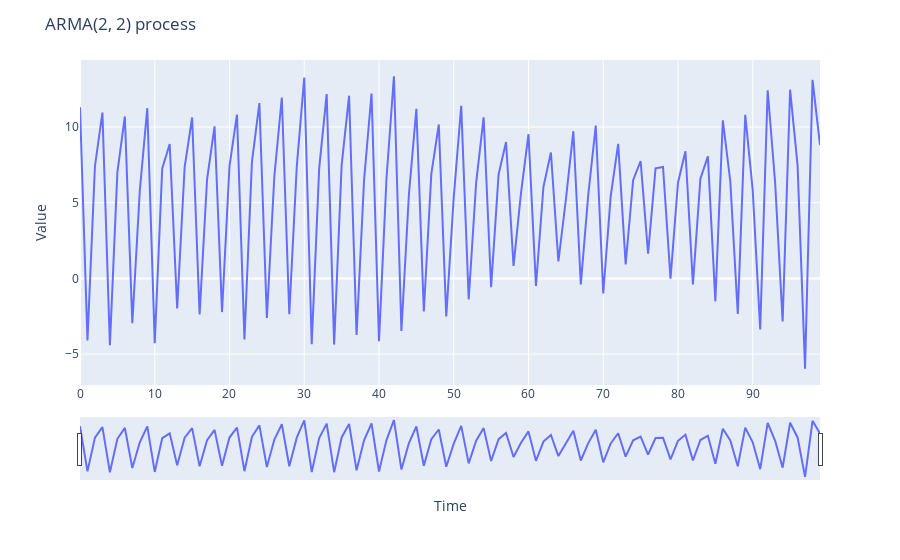

The notebook cell this image was saved under:
### Code cell
arma_process = tsa.ArmaProcess(ar=[1, 1, 0.99], ma=[1, 0.4, 0.3], nobs = 500)
sample = arma_process.generate_sample(burnin = 10000) + 5
simple_plot(sample, title = 'ARMA(2, 2) process')

### Figure 1 — Plotly figure (JSON) as saved in the notebook; plotly's stock layout.template omitted (floating-point values rounded to 4 significant figures)
{"data": [{"hovertemplate": "x=%{x}<br>y=%{y}<extra></extra>", "legendgroup": "", "line": {"color": "#636efa", "dash": "solid"}, "mode": "lines", "name": "", "orientation": "v", "showlegend": false, "type": "scatter", "x": [0, 1, 2, 3, 4, 5, 6, 7, 8, 9, 10, 11, 12, 13, 14, 15, 16, 17, 18, 19, 20, 21, 22, 23, 24, 25, 26, 27, 28, 29, 30, 31, 32, 33, 34, 35, 36, 37, 38, 39, 40, 41, 42, 43, 44, 45, 46, 47, 48, 49, 50, 51, 52, 53, 54, 55, 56, 57, 58, 59, 60, 61, 62, 63, 64, 65, 66, 67, 68, 69, 70, 71, 72, 73, 74, 75, 76, 77, 78, 79, 80, 81, 82, 83, 84, 85, 86, 87, 88, 89, 90, 91, 92, 93, 94, 95, 96, 97, 98, 99], "xaxis": "x", "y": [11.31, -4.092, 7.41, 10.95, -4.411, 7.003, 10.7, -2.964, 5.793, 11.24, -4.285, 7.258, 8.868, -1.98, 7.355, 10.63, -2.379, 6.548, 10.05, -2.224, 7.424, 10.82, -4.03, 7.684, 11.58, -2.616, 6.741, 11.95, -2.368, 7.387, 13.27, -4.351, 7.279, 12.17, -4.371, 7.465, 12.07, -3.73, 6.48, 12.21, -4.148, 6.567, 13.35, -3.465, 5.521, 11.2, -2.188, 6.887, 10.17, -2.512, 5.353, 11.39, -1.384, 6.333, 10.64, -0.5757, 6.874, 9.011, 0.8216, 5.652, 9.524, -0.5009, 6.048, 8.313, 1.117, 5.203, 9.723, -0.3911, 5.542, 10.09, -0.9971, 5.43, 8.885, 0.9235, 6.491, 7.756, 1.641, 7.271, 7.356, -0.009855, 6.318, 8.395, -0.3916, 6.58, 8.06, -1.514, 10.44, 6.407, -2.343, 10.8, 5.818, -3.365, 12.42, 6.309, -2.844, 12.46, 7.464, -5.966, 13.12, 8.805], "yaxis": "y"}], "layout": {"legend": {"tracegroupgap": 0}, "margin": {"t": 60}, "title": {"text": "ARMA(2, 2) process"}, "xaxis": {"anchor": "y", "domain": [0, 1], "rangeslider": {"visible": true}, "title": {"text": "Time"}}, "yaxis": {"anchor": "x", "domain": [0, 1], "title": {"text": "Value"}}}}
